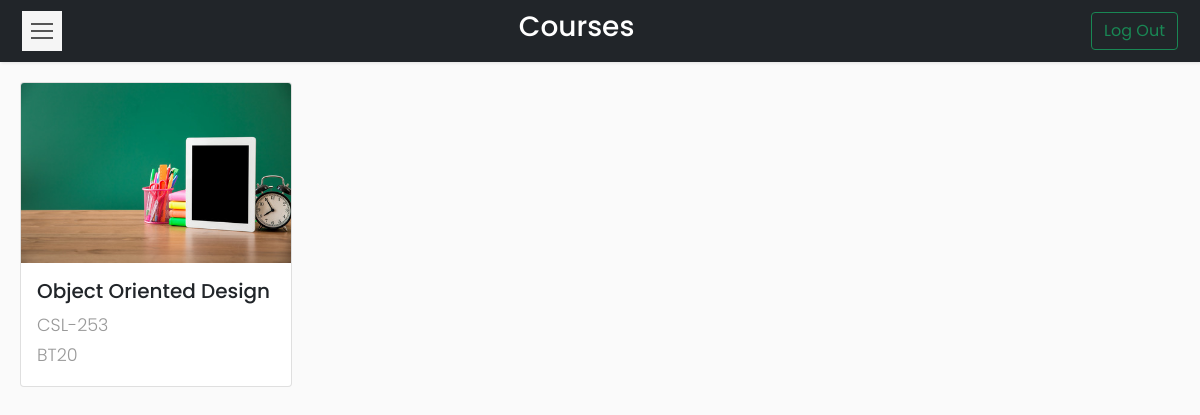
The app's page /Codes/dashboard.php (signed in), older data.
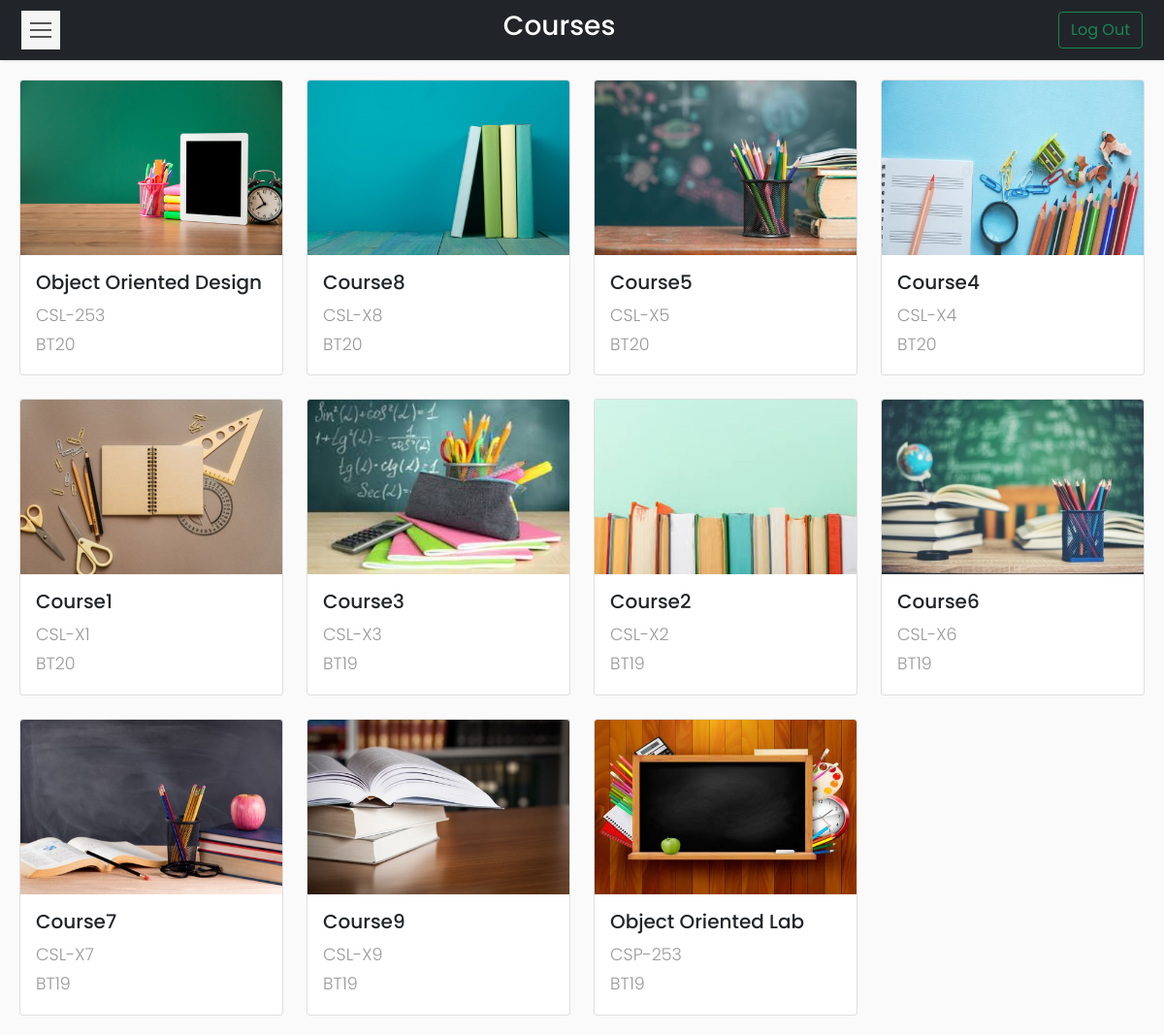
The same page, newer data.
### tables this page shows
CREATE TABLE `courses` (
  `id` int(11) NOT NULL,
  `course_name` varchar(50) NOT NULL,
  `course_code` varchar(20) NOT NULL,
  `semester` varchar(10) NOT NULL,
  `batch` varchar(20) NOT NULL
);

### Codes/dashboard.php (the view, shortened to what this page needs)
<?php
if (isset($_SESSION['id'])) {
    require_once __DIR__ . '\connection\connect.php';
    $id = $_SESSION['id'];
?>
    <!DOCTYPE html>
    <html>
    <head>
        <link rel="stylesheet" href="css/bootstrap.min.css" />
        <link rel="stylesheet" href="css/custom.css" />
    </head>
    <body>
        <nav class="navbar navbar-light bg-dark">
            <div class="container-fluid">
                <button type="button" id="sidebarCollapse" class="navbar-btn">
                    <span></span>
                    <span></span>
                    <span></span>
                </button>
                <span class="text-white h3">Courses</span>
                <form class="d-flex">
                    <a href="logout.php">
                        <button class="btn btn-outline-success" type="button">Log Out</button>
                    </a>
                </form>
            </div>
        </nav>
        <div class="wrapper">
            <div id="content">
                <div class="row row-cols-1 row-cols-md-4 g-4">
                    <?php
                    $sql = "SELECT course_name,course_code,batch FROM courses WHERE id=$id ORDER BY batch DESC";
                    $result = $conn->query($sql);
                    $i=1;
                    while ($row = $result->fetch_assoc()) {
                    ?>
                        <a href="coursetable.php?course=<?php echo $row['course_code']; ?>">
                            <div class="col">
                                <div class="card h-100">
                                    <img src="images/img<?php echo $i ?>.jpg" class="card-img-top" alt="img">
                                    <div class="card-body">
                                        <h5 class="card-title"><?php echo $row['course_name'] ?></h5>
                                        <p class="card-text"><?php echo $row['course_code'] ?><br><?php echo $row['batch'] ?></p>
                                    </div>
                                </div>
                            </div>
                        </a>
                    <?php
                    if($i==11)
                    {
                        $i=0;
                    } $i++; } ?>
                </div>
            </div>
        </div>
    <?php
} else {
    header('Location: index.php?error=INVALID USER');
    exit();
}
    ?>
    </body>
    </html>

### Codes/css/custom.css (style rules this page uses)
body { font-family: 'Poppins', sans-serif; background: #fafafa; }
p { font-family: 'Poppins', sans-serif; font-size: 1.1em; font-weight: 300; line-height: 1.7em; color: #999; }
a, a:hover, a:focus { color: inherit; text-decoration: none; transition: all 0.3s; }
.navbar { padding: 10px 10px; background: #fff; border: none; border-radius: 5; margin-bottom: 0px; box-shadow: 1px 1px 3px rgba(0, 0, 0, 0.1); }
.navbar-btn { box-shadow: none; outline: none !important; border: none; }
.wrapper { display: flex; width: 100%; align-items: stretch; perspective: 1500px; }
#content { width: 100%; padding: 20px; min-height: 100vh; transition: all 0.3s; }
#sidebarCollapse { width: 40px; height: 40px; background: #f5f5f5; cursor: pointer; }
#sidebarCollapse span { width: 80%; height: 2px; margin: 0 auto; display: block; background: #555; transition: all 0.8s cubic-bezier(0.810, -0.330, 0.345, 1.375); transition-delay: 0.2s; }
#sidebarCollapse span:first-of-type { transform: rotate(45deg) translate(2px, 2px); }
#sidebarCollapse span:nth-of-type(2) { opacity: 0; }
#sidebarCollapse span:last-of-type { transform: rotate(-45deg) translate(1px, -1px); }
@media (max-width: 10000px) { #sidebarCollapse span:first-of-type, #sidebarCollapse span:nth-of-type(2), #sidebarCollapse span:last-of-type { transform: none; opacity: 1; margin: 5px auto; } }

Row changes from the older to the newer data that the page shows:
added courses: shows a picture, course_name "Course8", course_code "CSL-X8", batch "BT20"
added courses: shows a picture, course_name "Course5", course_code "CSL-X5", batch "BT20"
added courses: shows a picture, course_name "Course4", course_code "CSL-X4", batch "BT20"
added courses: shows a picture, course_name "Course1", course_code "CSL-X1", batch "BT20"
added courses: shows a picture, course_name "Course3", course_code "CSL-X3", batch "BT19"
added courses: shows a picture, course_name "Course2", course_code "CSL-X2", batch "BT19"
added courses: shows a picture, course_name "Course6", course_code "CSL-X6", batch "BT19"
added courses: shows a picture, course_name "Course7", course_code "CSL-X7", batch "BT19"
added courses: shows a picture, course_name "Course9", course_code "CSL-X9", batch "BT19"
added courses: shows a picture, course_name "Object Oriented Lab", course_code "CSP-253", batch "BT19"
